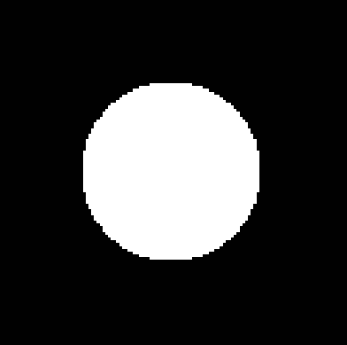
#> input picture imgs/white circle.png, 347 x 345 px, found by its file name
$ python SobelXY.py
#> lines starting #> are read from the running program, lines starting #| are printed output that depends on the picture
#에지는 픽셀값이 급격히 변화하는 지점이다.
#1차원 그래프로 그리면 픽셀값이 갑자기 커지는(기울기가 큰) 부분을 말한다.

#에지는 미분을 사용하여 구한다. 주변보다 1차 미분값이 큰 부분을 에지로 검출하게 된다.
#구체적인 과정은 아래와 같다.

#1차 미분의 근사값을 계산하기 위해서 미리 정의한 마스크와 이미지를 컨볼루션 한다.
#G(x) =  ┏ -1 0 +1 ┓	G(y) = ┏ -1 -2 -1 ┓
#		     ┃ -2 0 +2 ┃		       ┃  0  0  0  ┃
#		     ┗ -1 0 +1 ┛		       ┗  1  2  1  ┛
#마스크 G(x) 는 x축 상에서의 에지를 검출한다.
#마스크 G(y) 는 y축 상에서의 에지를 검출한다.


#Sobel(입력이미지, 출력 타입, x방향 미분 차수, y방향 미분 차수, 커널 크기)
#출력타입에 -1을 입력하면 입력과 같은 타입으로 나옴.
#커널(마스크) 크기 기본은 3
#x, y 방향 미분 차수를  0으로 하면 해당 방향은 연산하지 않는다.

#Sobel(img, CV_64F, 1, 0, 3)
#img에 x방향 마스크로 컨볼루션 하여 64F로 출력하여 img_result 에 입력한다. 마스크 크기는 3x3

#에지 검출(Sobel 함수 시햄 후)후 convertScaleAbs() 함수를 사용하여 결과에 절대값을 적용하고
#값 범위를 8비트 usigned int 로 변경해줘야 윈도우에서 결과를 볼 수 있다.


#소벨 마스크 G(x)의 결과와 G(y) 의 결과를 합치면 x와 y방향의 엣지를 모두 얻을수있다.


import cv2 as cv

#img_color = cv.imread('imgs/box.png', cv.IMREAD_COLOR)
img_color = cv.imread('imgs/white circle.png', cv.IMREAD_COLOR)
#> img_color is the input picture: shape (345, 347, 3); min 1, max 255, mean 54.4
img_gray = cv.cvtColor(img_color, cv.COLOR_BGR2GRAY)

img_sobel_x = cv.Sobel(img_gray, cv.CV_64F, 1, 0, ksize=3)
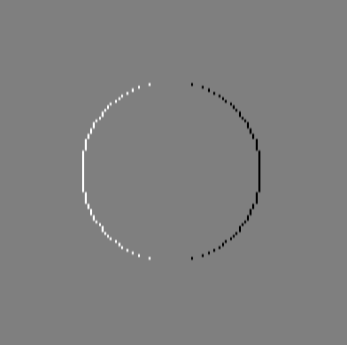
#> img_sobel_x: shape (345, 347) float64; min -1016, max 1016, mean 0; drawn with min black and max white
#Sobel(입력이미지, 출력 타입, x방향 미분 차수, y방향 미분 차수, 커널 크기)
img_sobel_x = cv.convertScaleAbs(img_sobel_x)
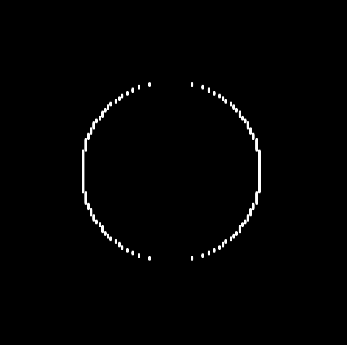
#> img_sobel_x: shape (345, 347); min 0, max 255, mean 2.6
#소벨처리 후 결과에 절대값을 적용하고 값 범위를 8비트로 변경해주어야 윈도우에서 결과를 볼 수 있다.

img_sobel_y = cv.Sobel(img_gray, cv.CV_64F, 0, 1, ksize=3)
img_sobel_y = cv.convertScaleAbs(img_sobel_y)

img_sobel = cv.addWeighted(img_sobel_x, 1, img_sobel_y, 1, 0)

cv.imshow('Sobel_x', img_sobel_x)
cv.imshow('Sobel_y', img_sobel_y)
cv.imshow('Sobel', img_sobel)

cv.waitKey(0)
cv.destroyAllWindows()

$ run again, with imgs/DeepDark.png copied over imgs/white circle.png
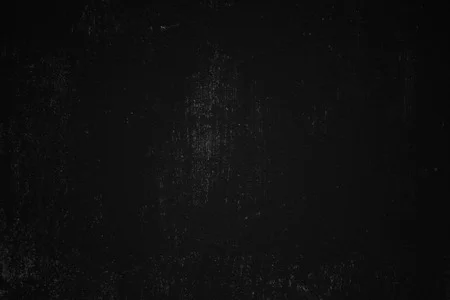
#> input picture imgs/DeepDark.png, 450 x 300 px, found by its file name
#> img_color is the input picture: shape (300, 450, 3); min 0, max 79, mean 15.3
#> `img_sobel_y = cv.Sobel(img_gray, cv.CV_64F, 0, 1, ksize=3)`:
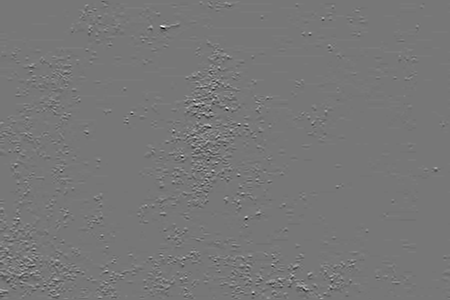
#> img_sobel_y: shape (300, 450) float64; min -184, max 208, mean 0.1; drawn with min black and max white
#> `img_sobel = cv.addWeighted(img_sobel_x, 1, img_sobel_y, 1, 0)`:
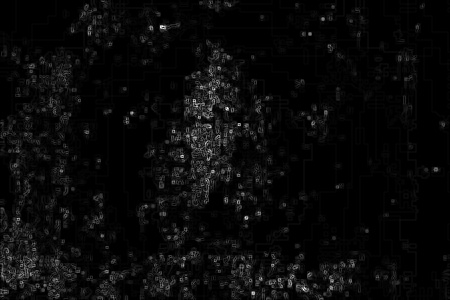
#> img_sobel: shape (300, 450); min 0, max 255, mean 9.5
